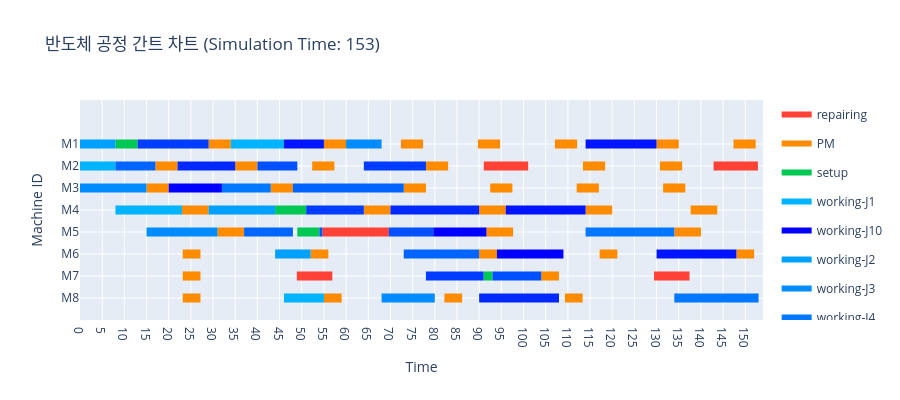

The notebook cell saved with this chart:
### Markdown cell above
## 시뮬레이션 실행

### Code cell
env.run(until=scheduler.job_chk_process)
fig = create_gantt_chart(
    logs=event_logger.logs,
    max_time=env.now,
    title=f"반도체 공정 간트 차트 (Simulation Time: {round(env.now, 3)})")
fig.show()

### Figure 1 — Plotly figure (JSON) as saved in the notebook; plotly's stock layout.template omitted (floating-point values rounded to 4 significant figures; data arrays with more than 128 entries replaced by an {"elided": "..."} marker saying what was removed)
{"data": [{"fill": "toself", "fillcolor": "rgb(255, 65, 54)", "hoverinfo": "name", "legendgroup": "rgb(255, 65, 54)", "mode": "none", "name": "repairing", "type": "scatter", "x": [91.05, 101.0, 101.0, 91.05, 91.05, 142.9, 152.9, 152.9, 142.9, 142.9, 54.64, 69.64, 69.64, 54.64, 54.64, 48.89, 56.89, 56.89, 48.89, 48.89, 129.4, 137.4, 137.4, 129.4], "y": [5.8, 5.8, 6.2, 6.2, null, 5.8, 5.8, 6.2, 6.2, null, 2.8, 2.8, 3.2, 3.2, null, 0.8, 0.8, 1.2, 1.2, null, 0.8, 0.8, 1.2, 1.2]}, {"fill": "toself", "fillcolor": "rgb(255, 140, 0)", "hoverinfo": "name", "legendgroup": "rgb(255, 140, 0)", "mode": "none", "name": "PM", "type": "scatter", "x": {"elided": "194 float values"}, "y": {"elided": "194 float values"}}, {"fill": "toself", "fillcolor": "rgb(0, 200, 83)", "hoverinfo": "name", "legendgroup": "rgb(0, 200, 83)", "mode": "none", "name": "setup", "type": "scatter", "x": [8, 13, 13, 8, 8, 44, 51, 51, 44, 44, 49, 54, 54, 49, 49, 91, 93, 93, 91], "y": [6.8, 6.8, 7.2, 7.2, null, 3.8, 3.8, 4.2, 4.2, null, 2.8, 2.8, 3.2, 3.2, null, 0.8, 0.8, 1.2, 1.2]}, {"fill": "toself", "fillcolor": "rgb(0, 180, 255)", "hoverinfo": "name", "legendgroup": "rgb(0, 180, 255)", "mode": "none", "name": "working-J1", "type": "scatter", "x": [34, 46, 46, 34, 34, 0, 8, 8, 0, 0, 8, 23, 23, 8, 8, 46, 55, 55, 46], "y": [6.8, 6.8, 7.2, 7.2, null, 5.8, 5.8, 6.2, 6.2, null, 3.8, 3.8, 4.2, 4.2, null, -0.2, -0.2, 0.2, 0.2]}, {"fill": "toself", "fillcolor": "rgb(0, 0, 255)", "hoverinfo": "name", "legendgroup": "rgb(0, 0, 255)", "mode": "none", "name": "working-J10", "type": "scatter", "x": [20, 32, 32, 20, 20, 79.64, 91.64, 91.64, 79.64, 79.64, 94, 109, 109, 94], "y": [4.8, 4.8, 5.2, 5.2, null, 2.8, 2.8, 3.2, 3.2, null, 1.8, 1.8, 2.2, 2.2]}, {"fill": "toself", "fillcolor": "rgb(0, 160, 255)", "hoverinfo": "name", "legendgroup": "rgb(0, 160, 255)", "mode": "none", "name": "working-J2", "type": "scatter", "x": [0, 8, 8, 0, 0, 29, 44, 44, 29, 29, 44, 52, 52, 44], "y": [6.8, 6.8, 7.2, 7.2, null, 3.8, 3.8, 4.2, 4.2, null, 1.8, 1.8, 2.2, 2.2]}, {"fill": "toself", "fillcolor": "rgb(0, 140, 255)", "hoverinfo": "name", "legendgroup": "rgb(0, 140, 255)", "mode": "none", "name": "working-J3", "type": "scatter", "x": [60, 68, 68, 60, 60, 0, 15, 15, 0, 0, 15, 31, 31, 15, 15, 68, 80, 80, 68], "y": [6.8, 6.8, 7.2, 7.2, null, 4.8, 4.8, 5.2, 5.2, null, 2.8, 2.8, 3.2, 3.2, null, -0.2, -0.2, 0.2, 0.2]}, {"fill": "toself", "fillcolor": "rgb(0, 120, 255)", "hoverinfo": "name", "legendgroup": "rgb(0, 120, 255)", "mode": "none", "name": "working-J4", "type": "scatter", "x": [32, 43, 43, 32, 32, 114, 134, 134, 114, 114, 134, 153, 153, 134], "y": [4.8, 4.8, 5.2, 5.2, null, 2.8, 2.8, 3.2, 3.2, null, -0.2, -0.2, 0.2, 0.2]}, {"fill": "toself", "fillcolor": "rgb(0, 100, 255)", "hoverinfo": "name", "legendgroup": "rgb(0, 100, 255)", "mode": "none", "name": "working-J5", "type": "scatter", "x": [8, 17, 17, 8, 8, 48, 73, 73, 48, 48, 37, 48, 48, 37, 37, 73, 90, 90, 73], "y": [5.8, 5.8, 6.2, 6.2, null, 4.8, 4.8, 5.2, 5.2, null, 2.8, 2.8, 3.2, 3.2, null, 1.8, 1.8, 2.2, 2.2]}, {"fill": "toself", "fillcolor": "rgb(0, 80, 255)", "hoverinfo": "name", "legendgroup": "rgb(0, 80, 255)", "mode": "none", "name": "working-J6", "type": "scatter", "x": [40, 49, 49, 40, 40, 54, 54.64, 54.64, 54, 54, 69.64, 79.64, 79.64, 69.64, 69.64, 93, 104, 104, 93], "y": [5.8, 5.8, 6.2, 6.2, null, 2.8, 2.8, 3.2, 3.2, null, 2.8, 2.8, 3.2, 3.2, null, 0.8, 0.8, 1.2, 1.2]}, {"fill": "toself", "fillcolor": "rgb(0, 60, 255)", "hoverinfo": "name", "legendgroup": "rgb(0, 60, 255)", "mode": "none", "name": "working-J7", "type": "scatter", "x": [13, 29, 29, 13, 13, 64, 78, 78, 64, 64, 51, 64, 64, 51, 51, 78, 91, 91, 78], "y": [6.8, 6.8, 7.2, 7.2, null, 5.8, 5.8, 6.2, 6.2, null, 3.8, 3.8, 4.2, 4.2, null, 0.8, 0.8, 1.2, 1.2]}, {"fill": "toself", "fillcolor": "rgb(0, 40, 255)", "hoverinfo": "name", "legendgroup": "rgb(0, 40, 255)", "mode": "none", "name": "working-J8", "type": "scatter", "x": [22, 35, 35, 22, 22, 70, 90, 90, 70, 70, 90, 108, 108, 90], "y": [5.8, 5.8, 6.2, 6.2, null, 3.8, 3.8, 4.2, 4.2, null, -0.2, -0.2, 0.2, 0.2]}, {"fill": "toself", "fillcolor": "rgb(0, 20, 255)", "hoverinfo": "name", "legendgroup": "rgb(0, 20, 255)", "mode": "none", "name": "working-J9", "type": "scatter", "x": [46, 55, 55, 46, 46, 114, 130, 130, 114, 114, 96, 114, 114, 96, 96, 130, 148, 148, 130], "y": [6.8, 6.8, 7.2, 7.2, null, 6.8, 6.8, 7.2, 7.2, null, 3.8, 3.8, 4.2, 4.2, null, 1.8, 1.8, 2.2, 2.2]}, {"legendgroup": "rgb(0, 0, 255)", "marker": {"color": "rgb(0, 0, 255)", "opacity": 0, "size": 1}, "mode": "markers", "name": "", "showlegend": false, "text": ["job: J10\noperation: J10_O1", "job: J10\noperation: J10_O1", "job: J10\noperation: J10_O2", "job: J10\noperation: J10_O2", "job: J10\noperation: J10_O3", "job: J10\noperation: J10_O3"], "type": "scatter", "x": [20, 32, 79.64, 91.64, 94, 109], "y": [5, 5, 3, 3, 2, 2]}, {"legendgroup": "rgb(0, 100, 255)", "marker": {"color": "rgb(0, 100, 255)", "opacity": 0, "size": 1}, "mode": "markers", "name": "", "showlegend": false, "text": ["job: J5\noperation: J5_O1", "job: J5\noperation: J5_O1", "job: J5\noperation: J5_O3", "job: J5\noperation: J5_O3", "job: J5\noperation: J5_O2", "job: J5\noperation: J5_O2", "job: J5\noperation: J5_O4", "job: J5\noperation: J5_O4"], "type": "scatter", "x": [8, 17, 48, 73, 37, 48, 73, 90], "y": [6, 6, 5, 5, 3, 3, 2, 2]}, {"legendgroup": "rgb(0, 120, 255)", "marker": {"color": "rgb(0, 120, 255)", "opacity": 0, "size": 1}, "mode": "markers", "name": "", "showlegend": false, "text": ["job: J4\noperation: J4_O1", "job: J4\noperation: J4_O1", "job: J4\noperation: J4_O2", "job: J4\noperation: J4_O2", "job: J4\noperation: J4_O3", "job: J4\noperation: J4_O3"], "type": "scatter", "x": [32, 43, 114, 134, 134, 153], "y": [5, 5, 3, 3, 0, 0]}, {"legendgroup": "rgb(0, 140, 255)", "marker": {"color": "rgb(0, 140, 255)", "opacity": 0, "size": 1}, "mode": "markers", "name": "", "showlegend": false, "text": ["job: J3\noperation: J3_O3", "job: J3\noperation: J3_O3", "job: J3\noperation: J3_O1", "job: J3\noperation: J3_O1", "job: J3\noperation: J3_O2", "job: J3\noperation: J3_O2", "job: J3\noperation: J3_O4", "job: J3\noperation: J3_O4"], "type": "scatter", "x": [60, 68, 0, 15, 15, 31, 68, 80], "y": [7, 7, 5, 5, 3, 3, 0, 0]}, {"legendgroup": "rgb(0, 160, 255)", "marker": {"color": "rgb(0, 160, 255)", "opacity": 0, "size": 1}, "mode": "markers", "name": "", "showlegend": false, "text": ["job: J2\noperation: J2_O1", "job: J2\noperation: J2_O1", "job: J2\noperation: J2_O2", "job: J2\noperation: J2_O2", "job: J2\noperation: J2_O3", "job: J2\noperation: J2_O3"], "type": "scatter", "x": [0, 8, 29, 44, 44, 52], "y": [7, 7, 4, 4, 2, 2]}, {"legendgroup": "rgb(0, 180, 255)", "marker": {"color": "rgb(0, 180, 255)", "opacity": 0, "size": 1}, "mode": "markers", "name": "", "showlegend": false, "text": ["job: J1\noperation: J1_O3", "job: J1\noperation: J1_O3", "job: J1\noperation: J1_O1", "job: J1\noperation: J1_O1", "job: J1\noperation: J1_O2", "job: J1\noperation: J1_O2", "job: J1\noperation: J1_O4", "job: J1\noperation: J1_O4"], "type": "scatter", "x": [34, 46, 0, 8, 8, 23, 46, 55], "y": [7, 7, 6, 6, 4, 4, 0, 0]}, {"legendgroup": "rgb(0, 20, 255)", "marker": {"color": "rgb(0, 20, 255)", "opacity": 0, "size": 1}, "mode": "markers", "name": "", "showlegend": false, "text": ["job: J9\noperation: J9_O1", "job: J9\noperation: J9_O1", "job: J9\noperation: J9_O3", "job: J9\noperation: J9_O3", "job: J9\noperation: J9_O2", "job: J9\noperation: J9_O2", "job: J9\noperation: J9_O4", "job: J9\noperation: J9_O4"], "type": "scatter", "x": [46, 55, 114, 130, 96, 114, 130, 148], "y": [7, 7, 7, 7, 4, 4, 2, 2]}, {"legendgroup": "rgb(0, 200, 83)", "marker": {"color": "rgb(0, 200, 83)", "opacity": 0, "size": 1}, "mode": "markers", "name": "", "showlegend": false, "text": ["job: J7\noperation: J7_O1", "job: J7\noperation: J7_O1", "job: J7\noperation: J7_O2", "job: J7\noperation: J7_O2", "job: J6\noperation: J6_O2", "job: J6\noperation: J6_O2", "job: J6\noperation: J6_O3", "job: J6\noperation: J6_O3"], "type": "scatter", "x": [8, 13, 44, 51, 49, 54, 91, 93], "y": [7, 7, 4, 4, 3, 3, 1, 1]}, {"legendgroup": "rgb(0, 40, 255)", "marker": {"color": "rgb(0, 40, 255)", "opacity": 0, "size": 1}, "mode": "markers", "name": "", "showlegend": false, "text": ["job: J8\noperation: J8_O1", "job: J8\noperation: J8_O1", "job: J8\noperation: J8_O2", "job: J8\noperation: J8_O2", "job: J8\noperation: J8_O3", "job: J8\noperation: J8_O3"], "type": "scatter", "x": [22, 35, 70, 90, 90, 108], "y": [6, 6, 4, 4, 0, 0]}, {"legendgroup": "rgb(0, 60, 255)", "marker": {"color": "rgb(0, 60, 255)", "opacity": 0, "size": 1}, "mode": "markers", "name": "", "showlegend": false, "text": ["job: J7\noperation: J7_O1", "job: J7\noperation: J7_O1", "job: J7\noperation: J7_O3", "job: J7\noperation: J7_O3", "job: J7\noperation: J7_O2", "job: J7\noperation: J7_O2", "job: J7\noperation: J7_O4", "job: J7\noperation: J7_O4"], "type": "scatter", "x": [13, 29, 64, 78, 51, 64, 78, 91], "y": [7, 7, 6, 6, 4, 4, 1, 1]}, {"legendgroup": "rgb(0, 80, 255)", "marker": {"color": "rgb(0, 80, 255)", "opacity": 0, "size": 1}, "mode": "markers", "name": "", "showlegend": false, "text": ["job: J6\noperation: J6_O1", "job: J6\noperation: J6_O1", "job: J6\noperation: J6_O2", "job: J6\noperation: J6_O2", "job: J6\noperation: J6_O2", "job: J6\noperation: J6_O2", "job: J6\noperation: J6_O3", "job: J6\noperation: J6_O3"], "type": "scatter", "x": [40, 49, 54, 54.64, 69.64, 79.64, 93, 104], "y": [6, 6, 3, 3, 3, 3, 1, 1]}, {"legendgroup": "rgb(255, 140, 0)", "marker": {"color": "rgb(255, 140, 0)", "opacity": 0, "size": 1}, "mode": "markers", "name": "", "showlegend": false, "text": ["None", "None", "None", "None", "None", "None", "None", "None", "None", "None", "None", "None", "None", "None", "None", "None", "None", "None", "None", "None", "None", "None", "None", "None", "None", "None", "None", "None", "None", "None", "None", "None", "None", "None", "None", "None", "None", "None", "None", "None", "None", "None", "None", "None", "None", "None", "None", "None", "None", "None", "None", "None", "None", "None", "None", "None", "None", "None", "None", "None", "None", "None", "None", "None", "None", "None", "None", "None", "None", "None", "None", "None", "None", "None", "None", "None", "None", "None"], "type": "scatter", "x": [29, 34, 55, 60, 72.36, 77.36, 89.72, 94.72, 107.1, 112.1, 130, 135, 147.4, 152.4, 17, 22, 35, 40, 52.36, 57.36, 78, 83, 113.4, 118.4, 130.8, 135.8, 15, 20, 43, 48, 73, 78, 92.49, 97.49, 112.0, 117.0, 131.5, 136.5, 151.0, null, 23, 29, 64, 70, 90, 96, 114, 120, 137.7, 143.7, 31, 37, 91.64, 97.64, 134, 140, 23.17, 27.17, 52, 56, 90, 94, 117.2, 121.2, 148, 152, 23.17, 27.17, 104, 108, 23.17, 27.17, 55, 59, 82.17, 86.17, 109.3, 113.3], "y": [7, 7, 7, 7, 7, 7, 7, 7, 7, 7, 7, 7, 7, 7, 6, 6, 6, 6, 6, 6, 6, 6, 6, 6, 6, 6, 5, 5, 5, 5, 5, 5, 5, 5, 5, 5, 5, 5, 5, 5, 4, 4, 4, 4, 4, 4, 4, 4, 4, 4, 3, 3, 3, 3, 3, 3, 2, 2, 2, 2, 2, 2, 2, 2, 2, 2, 1, 1, 1, 1, 0, 0, 0, 0, 0, 0, 0, 0]}, {"legendgroup": "rgb(255, 65, 54)", "marker": {"color": "rgb(255, 65, 54)", "opacity": 0, "size": 1}, "mode": "markers", "name": "", "showlegend": false, "text": ["None", "None", "None", "None", "None", "None", "None", "None", "None", "None"], "type": "scatter", "x": [91.05, 101.0, 142.9, 152.9, 54.64, 69.64, 48.89, 56.89, 129.4, 137.4], "y": [6, 6, 6, 6, 3, 3, 1, 1, 1, 1]}], "layout": {"height": 400, "hovermode": "closest", "showlegend": true, "title": {"text": "반도체 공정 간트 차트 (Simulation Time: 153)"}, "xaxis": {"dtick": 5, "range": [0, 154], "rangeselector": {"buttons": [{"count": 7, "label": "1w", "step": "day", "stepmode": "backward"}, {"count": 1, "label": "1m", "step": "month", "stepmode": "backward"}, {"count": 6, "label": "6m", "step": "month", "stepmode": "backward"}, {"count": 1, "label": "YTD", "step": "year", "stepmode": "todate"}, {"count": 1, "label": "1y", "step": "year", "stepmode": "backward"}, {"step": "all"}]}, "showgrid": true, "title": {"text": "Time"}, "type": "linear", "zeroline": false}, "yaxis": {"autorange": false, "range": [-1, 9], "showgrid": true, "ticktext": ["M8", "M7", "M6", "M5", "M4", "M3", "M2", "M1"], "tickvals": [0, 1, 2, 3, 4, 5, 6, 7], "title": {"text": "Machine ID"}, "zeroline": false}}}
